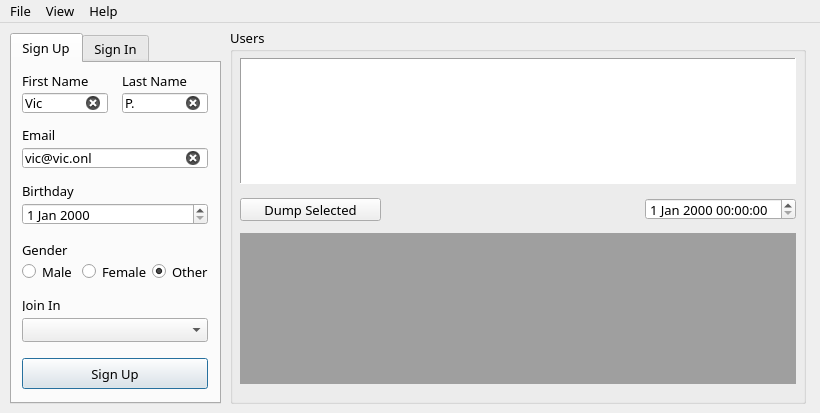
<?xml version="1.0" encoding="UTF-8"?>
<ui version="4.0">
 <class>MainWindow</class>
 <widget class="QMainWindow" name="MainWindow">
  <property name="geometry">
   <rect>
    <x>0</x>
    <y>0</y>
    <width>820</width>
    <height>413</height>
   </rect>
  </property>
  <property name="font">
   <font>
    <family>Trebuchet MS</family>
    <pointsize>10</pointsize>
   </font>
  </property>
  <property name="acceptDrops">
   <bool>false</bool>
  </property>
  <property name="windowTitle">
   <string>Sample</string>
  </property>
  <property name="windowIcon">
   <iconset>
    <normaloff>vic.ico</normaloff>vic.ico</iconset>
  </property>
  <property name="toolButtonStyle">
   <enum>Qt::ToolButtonIconOnly</enum>
  </property>
  <widget class="QWidget" name="centralwidget">
   <widget class="QTabWidget" name="tabWidget">
    <property name="geometry">
     <rect>
      <x>10</x>
      <y>10</y>
      <width>211</width>
      <height>371</height>
     </rect>
    </property>
    <property name="focusPolicy">
     <enum>Qt::NoFocus</enum>
    </property>
    <property name="tabShape">
     <enum>QTabWidget::Rounded</enum>
    </property>
    <property name="currentIndex">
     <number>0</number>
    </property>
    <widget class="QWidget" name="tabSignUp">
     <property name="autoFillBackground">
      <bool>false</bool>
     </property>
     <attribute name="title">
      <string>Sign Up</string>
     </attribute>
     <widget class="QPushButton" name="pushButtonSignUp">
      <property name="geometry">
       <rect>
        <x>10</x>
        <y>295</y>
        <width>186</width>
        <height>31</height>
       </rect>
      </property>
      <property name="text">
       <string>Sign Up</string>
      </property>
      <property name="autoDefault">
       <bool>false</bool>
      </property>
      <property name="default">
       <bool>true</bool>
      </property>
      <property name="flat">
       <bool>false</bool>
      </property>
     </widget>
     <widget class="QLineEdit" name="lineEditFirstName">
      <property name="geometry">
       <rect>
        <x>10</x>
        <y>30</y>
        <width>86</width>
        <height>20</height>
       </rect>
      </property>
      <property name="text">
       <string>Vic</string>
      </property>
      <property name="placeholderText">
       <string>Vic</string>
      </property>
      <property name="clearButtonEnabled">
       <bool>true</bool>
      </property>
     </widget>
     <widget class="QLineEdit" name="lineEditEmail">
      <property name="geometry">
       <rect>
        <x>10</x>
        <y>85</y>
        <width>186</width>
        <height>20</height>
       </rect>
      </property>
      <property name="text">
       <string>vic@vic.onl</string>
      </property>
      <property name="placeholderText">
       <string>vic@vic.onl</string>
      </property>
      <property name="clearButtonEnabled">
       <bool>true</bool>
      </property>
     </widget>
     <widget class="QLabel" name="label">
      <property name="geometry">
       <rect>
        <x>10</x>
        <y>10</y>
        <width>76</width>
        <height>16</height>
       </rect>
      </property>
      <property name="text">
       <string>First Name</string>
      </property>
     </widget>
     <widget class="QLabel" name="label_2">
      <property name="geometry">
       <rect>
        <x>10</x>
        <y>65</y>
        <width>47</width>
        <height>13</height>
       </rect>
      </property>
      <property name="text">
       <string>Email</string>
      </property>
     </widget>
     <widget class="QLabel" name="label_3">
      <property name="geometry">
       <rect>
        <x>10</x>
        <y>180</y>
        <width>47</width>
        <height>13</height>
       </rect>
      </property>
      <property name="text">
       <string>Gender</string>
      </property>
     </widget>
     <widget class="QLabel" name="label_4">
      <property name="geometry">
       <rect>
        <x>110</x>
        <y>10</y>
        <width>71</width>
        <height>16</height>
       </rect>
      </property>
      <property name="text">
       <string>Last Name</string>
      </property>
     </widget>
     <widget class="QLineEdit" name="lineEditLastName">
      <property name="geometry">
       <rect>
        <x>110</x>
        <y>30</y>
        <width>86</width>
        <height>20</height>
       </rect>
      </property>
      <property name="text">
       <string>P.</string>
      </property>
      <property name="placeholderText">
       <string>P.</string>
      </property>
      <property name="clearButtonEnabled">
       <bool>true</bool>
      </property>
     </widget>
     <widget class="QComboBox" name="comboBoxJoinIn">
      <property name="geometry">
       <rect>
        <x>10</x>
        <y>255</y>
        <width>186</width>
        <height>24</height>
       </rect>
      </property>
     </widget>
     <widget class="QRadioButton" name="radioButton">
      <property name="geometry">
       <rect>
        <x>10</x>
        <y>200</y>
        <width>56</width>
        <height>17</height>
       </rect>
      </property>
      <property name="text">
       <string>Male</string>
      </property>
      <attribute name="buttonGroup">
       <string notr="true">buttonGroupGender</string>
      </attribute>
     </widget>
     <widget class="QRadioButton" name="radioButton_2">
      <property name="geometry">
       <rect>
        <x>70</x>
        <y>200</y>
        <width>71</width>
        <height>17</height>
       </rect>
      </property>
      <property name="text">
       <string>Female</string>
      </property>
      <attribute name="buttonGroup">
       <string notr="true">buttonGroupGender</string>
      </attribute>
     </widget>
     <widget class="QRadioButton" name="radioButton_3">
      <property name="geometry">
       <rect>
        <x>140</x>
        <y>200</y>
        <width>56</width>
        <height>17</height>
       </rect>
      </property>
      <property name="text">
       <string>Other</string>
      </property>
      <property name="checked">
       <bool>true</bool>
      </property>
      <attribute name="buttonGroup">
       <string notr="true">buttonGroupGender</string>
      </attribute>
     </widget>
     <widget class="QDateEdit" name="dateEditDOB">
      <property name="geometry">
       <rect>
        <x>10</x>
        <y>140</y>
        <width>186</width>
        <height>22</height>
       </rect>
      </property>
     </widget>
     <widget class="QLabel" name="label_8">
      <property name="geometry">
       <rect>
        <x>10</x>
        <y>120</y>
        <width>56</width>
        <height>16</height>
       </rect>
      </property>
      <property name="text">
       <string>Birthday</string>
      </property>
     </widget>
     <widget class="QLabel" name="label_5">
      <property name="geometry">
       <rect>
        <x>10</x>
        <y>235</y>
        <width>47</width>
        <height>13</height>
       </rect>
      </property>
      <property name="text">
       <string>Join In</string>
      </property>
     </widget>
    </widget>
    <widget class="QWidget" name="tabSignIn">
     <attribute name="title">
      <string>Sign In</string>
     </attribute>
     <widget class="QLabel" name="label_6">
      <property name="geometry">
       <rect>
        <x>10</x>
        <y>10</y>
        <width>47</width>
        <height>13</height>
       </rect>
      </property>
      <property name="text">
       <string>Email</string>
      </property>
     </widget>
     <widget class="QLineEdit" name="lineEditEmail_2">
      <property name="geometry">
       <rect>
        <x>10</x>
        <y>30</y>
        <width>186</width>
        <height>20</height>
       </rect>
      </property>
      <property name="text">
       <string>vic@vic.onl</string>
      </property>
      <property name="placeholderText">
       <string>vic@vic.onl</string>
      </property>
      <property name="clearButtonEnabled">
       <bool>true</bool>
      </property>
     </widget>
     <widget class="QLabel" name="label_7">
      <property name="geometry">
       <rect>
        <x>10</x>
        <y>65</y>
        <width>47</width>
        <height>13</height>
       </rect>
      </property>
      <property name="text">
       <string>OPT</string>
      </property>
     </widget>
     <widget class="QLineEdit" name="lineEditOPT">
      <property name="geometry">
       <rect>
        <x>10</x>
        <y>85</y>
        <width>186</width>
        <height>20</height>
       </rect>
      </property>
      <property name="text">
       <string>1234</string>
      </property>
      <property name="echoMode">
       <enum>QLineEdit::Password</enum>
      </property>
      <property name="placeholderText">
       <string>****</string>
      </property>
      <property name="clearButtonEnabled">
       <bool>true</bool>
      </property>
     </widget>
     <widget class="QPushButton" name="pushButtonSignIn">
      <property name="geometry">
       <rect>
        <x>10</x>
        <y>120</y>
        <width>186</width>
        <height>31</height>
       </rect>
      </property>
      <property name="text">
       <string>Sign In</string>
      </property>
     </widget>
    </widget>
   </widget>
   <widget class="QGroupBox" name="groupBox">
    <property name="geometry">
     <rect>
      <x>230</x>
      <y>5</y>
      <width>576</width>
      <height>376</height>
     </rect>
    </property>
    <property name="title">
     <string>Users</string>
    </property>
    <widget class="QTableWidget" name="tableWidgetUsers">
     <property name="geometry">
      <rect>
       <x>10</x>
       <y>30</y>
       <width>556</width>
       <height>126</height>
      </rect>
     </property>
     <property name="frameShape">
      <enum>QFrame::Panel</enum>
     </property>
     <property name="frameShadow">
      <enum>QFrame::Sunken</enum>
     </property>
     <property name="horizontalScrollBarPolicy">
      <enum>Qt::ScrollBarAsNeeded</enum>
     </property>
     <property name="sizeAdjustPolicy">
      <enum>QAbstractScrollArea::AdjustIgnored</enum>
     </property>
     <property name="editTriggers">
      <set>QAbstractItemView::SelectedClicked</set>
     </property>
     <property name="alternatingRowColors">
      <bool>true</bool>
     </property>
     <property name="selectionMode">
      <enum>QAbstractItemView::ExtendedSelection</enum>
     </property>
     <property name="selectionBehavior">
      <enum>QAbstractItemView::SelectRows</enum>
     </property>
     <property name="textElideMode">
      <enum>Qt::ElideLeft</enum>
     </property>
     <property name="gridStyle">
      <enum>Qt::SolidLine</enum>
     </property>
     <attribute name="verticalHeaderVisible">
      <bool>false</bool>
     </attribute>
    </widget>
    <widget class="QDateTimeEdit" name="dateTimeEdit">
     <property name="geometry">
      <rect>
       <x>415</x>
       <y>170</y>
       <width>151</width>
       <height>22</height>
      </rect>
     </property>
    </widget>
    <widget class="QPushButton" name="pushButtonGetTableSelected">
     <property name="geometry">
      <rect>
       <x>10</x>
       <y>170</y>
       <width>141</width>
       <height>23</height>
      </rect>
     </property>
     <property name="text">
      <string>Dump Selected</string>
     </property>
    </widget>
    <widget class="QMdiArea" name="mdiArea">
     <property name="geometry">
      <rect>
       <x>10</x>
       <y>205</y>
       <width>556</width>
       <height>151</height>
      </rect>
     </property>
     <property name="frameShape">
      <enum>QFrame::NoFrame</enum>
     </property>
    </widget>
   </widget>
  </widget>
  <widget class="QMenuBar" name="menubar">
   <property name="geometry">
    <rect>
     <x>0</x>
     <y>0</y>
     <width>820</width>
     <height>21</height>
    </rect>
   </property>
   <widget class="QMenu" name="menuFile">
    <property name="title">
     <string>File</string>
    </property>
    <addaction name="actionDir"/>
    <addaction name="actionNew"/>
    <addaction name="actionOpen"/>
    <addaction name="actionSave"/>
    <addaction name="actionExit"/>
   </widget>
   <widget class="QMenu" name="menuHelp">
    <property name="title">
     <string>Help</string>
    </property>
    <addaction name="actionAbout"/>
   </widget>
   <widget class="QMenu" name="menuView">
    <property name="title">
     <string>View</string>
    </property>
    <addaction name="actionMDINew"/>
    <addaction name="actionMDIClose"/>
    <addaction name="separator"/>
    <addaction name="actionCascade"/>
    <addaction name="actionTile"/>
   </widget>
   <addaction name="menuFile"/>
   <addaction name="menuView"/>
   <addaction name="menuHelp"/>
  </widget>
  <action name="actionNew">
   <property name="text">
    <string>New</string>
   </property>
   <property name="shortcut">
    <string>Ctrl+N</string>
   </property>
  </action>
  <action name="actionOpen">
   <property name="text">
    <string>Open</string>
   </property>
   <property name="shortcut">
    <string>Ctrl+O</string>
   </property>
  </action>
  <action name="actionSave">
   <property name="text">
    <string>Save</string>
   </property>
   <property name="shortcut">
    <string>Ctrl+S</string>
   </property>
  </action>
  <action name="actionCopy">
   <property name="text">
    <string>Copy</string>
   </property>
  </action>
  <action name="actionPaste">
   <property name="text">
    <string>Paste</string>
   </property>
  </action>
  <action name="actionLicense">
   <property name="text">
    <string>License</string>
   </property>
  </action>
  <action name="actionInformation">
   <property name="text">
    <string>Information</string>
   </property>
  </action>
  <action name="actionLicense_2">
   <property name="text">
    <string>License</string>
   </property>
  </action>
  <action name="actionAbout">
   <property name="text">
    <string>About</string>
   </property>
  </action>
  <action name="actionExit">
   <property name="text">
    <string>Exit</string>
   </property>
   <property name="shortcut">
    <string>Ctrl+Q</string>
   </property>
  </action>
  <action name="actionDir">
   <property name="text">
    <string>Directory</string>
   </property>
   <property name="shortcut">
    <string>Ctrl+D</string>
   </property>
  </action>
  <action name="actionCascade">
   <property name="text">
    <string>Cascade</string>
   </property>
  </action>
  <action name="actionTile">
   <property name="text">
    <string>Tile</string>
   </property>
  </action>
  <action name="actionMDINew">
   <property name="text">
    <string>New</string>
   </property>
   <property name="shortcut">
    <string>Ctrl+T</string>
   </property>
  </action>
  <action name="actionMDIClose">
   <property name="text">
    <string>Close</string>
   </property>
   <property name="shortcut">
    <string>Ctrl+W</string>
   </property>
  </action>
 </widget>
 <tabstops>
  <tabstop>lineEditFirstName</tabstop>
  <tabstop>lineEditLastName</tabstop>
  <tabstop>lineEditEmail</tabstop>
  <tabstop>dateEditDOB</tabstop>
  <tabstop>radioButton</tabstop>
  <tabstop>radioButton_2</tabstop>
  <tabstop>radioButton_3</tabstop>
  <tabstop>comboBoxJoinIn</tabstop>
  <tabstop>pushButtonSignUp</tabstop>
  <tabstop>lineEditEmail_2</tabstop>
  <tabstop>lineEditOPT</tabstop>
  <tabstop>pushButtonSignIn</tabstop>
 </tabstops>
 <resources/>
 <connections/>
 <buttongroups>
  <buttongroup name="buttonGroupGender"/>
 </buttongroups>
</ui>
